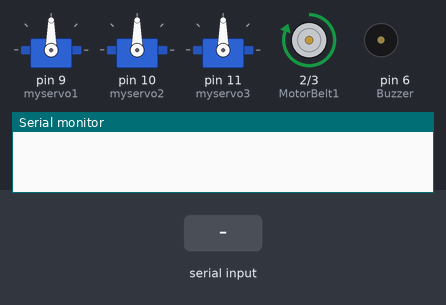
Simulated run of this sketch. Board: Arduino Uno, built with avr-gcc and run on an emulated ATmega328P. Parts: 3 × servo, motor-driver pin pairs drawn as motors (green arrow = first pin HIGH = forward, orange = second pin HIGH = backward, longer = more drive), buzzer (waves = sounding, pin HIGH), the last lines printed to the serial monitor. Inputs (shaded band) come from the test bench.

Above: at 1.2 s.
1.3 s: "1\n" received over Serial
At 2.7 s:
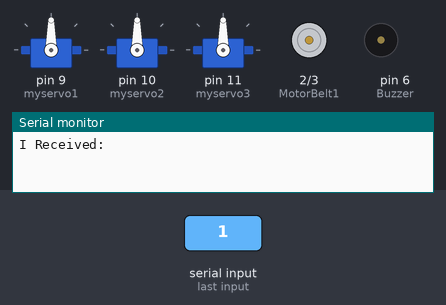
Timing chart, 0 to 4.3 s (numbered marks = the images above; inputs shaded):
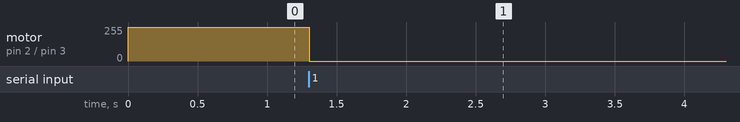

The sketch:

Slave.ino
```cpp
#include <Servo.h>
#include<math.h>

// global variables
String incoming;
int pulse = 0;
int arr[4]; // array to hold pulses
int i = 0;     // counter for arr
int CounterSensor_state = 0;
int last_CounterSensor_state = 1;
int StopSensor_state = 0;
int last_StopSensor_state = 1;
int Product_counter = 0;
int MotorWorkingFlag = 0;
Servo myservo1;  // create servo object to control a servo
Servo myservo2;
Servo myservo3;
const int MotorBelt1 = 2;
const int MotorBelt2 = 3;
//const int CounterSensor = 4;
//const int StopSensor = 5;
const int Buzzer = 6;
// this constant won't change:
const int  buttonPin = 4;    // the pin that the pushbutton is attached to


// Variables will change:
int buttonPushCounter = 0;   // counter for the number of button presses
int buttonState = 0;         // current state of the button
int lastButtonState = 0;     // previous state of the button
// function prototypes
void arr_handling(int pulse);
int Motor_map(int pulse);

void setup() {
        Serial.begin(9600);     // opens serial port, sets data rate to 9600 bps
        myservo1.attach(9);  // attaches the servo on pin 9 to the servo object
        myservo2.attach(10);
        myservo3.attach(11);
        pinMode(MotorBelt1, OUTPUT);
        pinMode(MotorBelt2, OUTPUT);
       // pinMode(CounterSensor, INPUT);
       // pinMode(StopSensor, INPUT);
        pinMode(Buzzer, OUTPUT);
        // initialize the button pin as a input:
        pinMode(buttonPin, INPUT);

}

void loop()
{
   //##########################################//
  //    Start motor if there is any command   //
  //##########################################//
  if(MotorWorkingFlag == 0) // Motor ON
  {
    digitalWrite(MotorBelt1, HIGH);
    digitalWrite(MotorBelt2, LOW);
  }
  if(MotorWorkingFlag == 1) // Motor OFF
  {
    digitalWrite(MotorBelt1, LOW);
    digitalWrite(MotorBelt2, LOW);
  }
   //##############################################//
  //      Receive pulses from Raspberry pi        //
  //##############################################//
  if (Serial.available() > 0)
  {
    // read the incoming byte:
    incoming=Serial.readStringUntil('\n');
    pulse = incoming.toInt();
    arr_handling(pulse);
    Serial.println("I Received:");
  //  Serial.println(arr[0]);
  //  Serial.println(arr[1]);
  //   Serial.println(arr[2]);
  }
// 45 deg
//  myservo1.write(Motor_map(1268));              // tell servo to go to position in variable 'pos'
 // myservo2.write(Motor_map(1268));
 // myservo3.write(Motor_map(1268));
/*
  //##############################################//
  //    counter sensor  (1 push counts 1 count) //
  //##############################################//
  // High state activation // when laser is on, LDR resistance becomes zero and high voltage is read
  CounterSensor_state = digitalRead(CounterSensor);
  StopSensor_state = digitalRead(StopSensor);

  if(CounterSensor_state == LOW) // use while(){} to wait until the state changes
    {
      Product_counter++;
      digitalWrite(Buzzer, HIGH);
      //LCD_Printf("%4d",Product_counter);
      Serial.println(Product_counter);
      while(CounterSensor_state == LOW)
      {
        CounterSensor_state = digitalRead(CounterSensor);
      //  Serial.println("I'm stucked at low state!");
      } // do nothing until product is removed
    }

  //##########################################//
  //      Stop sensor (interrupt)     //
  //##########################################//
  // High state activation
  if(StopSensor_state == LOW)
    {
      // Stop the conv belt
      digitalWrite(MotorBelt1, LOW);
      digitalWrite(MotorBelt2, LOW);
      Serial.println("Motor stopped due to sensor!");
      while(StopSensor_state == LOW){StopSensor_state = digitalRead(StopSensor);} // wait until the state changes
    }

 */
//////////////////////////////////////////////
/*
   // read the pushbutton input pin:
  buttonState = digitalRead(buttonPin);
  // compare the buttonState to its previous state
  if (buttonState != lastButtonState) {
    // if the state has changed, increment the counter
    if (buttonState == HIGH) {
      // if the current state is HIGH then the button went from off to on:
      buttonPushCounter++;
      Serial.println("on");
      Serial.print("number of button pushes: ");
      Serial.println(buttonPushCounter);
    } else {
      // if the current state is LOW then the button went from on to off:
      Serial.println("off");
    }
    // Delay a little bit to avoid bouncing
    delay(50);
  }
  // save the current state as the last state, for next time through the loop
  lastButtonState = buttonState;


  // turns on the LED every four button pushes by checking the modulo of the
  // button push counter. the modulo function gives you the remainder of the
  // division of two numbers:
  if (buttonPushCounter % 4 == 0) {
    digitalWrite(ledPin, HIGH);
  } else {
    digitalWrite(ledPin, LOW);
  }

  */
}

int Motor_map(int pulse)
{
  // Linear equation to map beween angles and pulses
 // int ServoAngle = (0.10909 * pulse) - 70.90909;
  int ServoAngle = map(pulse, 650, 2300, 0, 180);
  return ServoAngle;
}

void arr_handling(int pulse)
{
  arr[i] = pulse;
  MotorWorkingFlag = arr[0];
  if(i == 3)
  {
      // move servo motors
      Serial.println(arr[0]);
      Serial.println(arr[1]);
      Serial.println(arr[2]);
      Serial.println(arr[3]);

      myservo1.write(Motor_map(arr[1]));              // tell servo to go to position in variable 'pos'
      myservo2.write(Motor_map(arr[2]));
      myservo3.write(Motor_map(arr[3]));
  }
  i++;
  if(i > 3)  i=0;
}
```

Measured:
- after the input at 1.3 s, motor on pin 2 (MotorBelt1) / pin 3 (MotorBelt2): forward 255/255 → stopped at once
